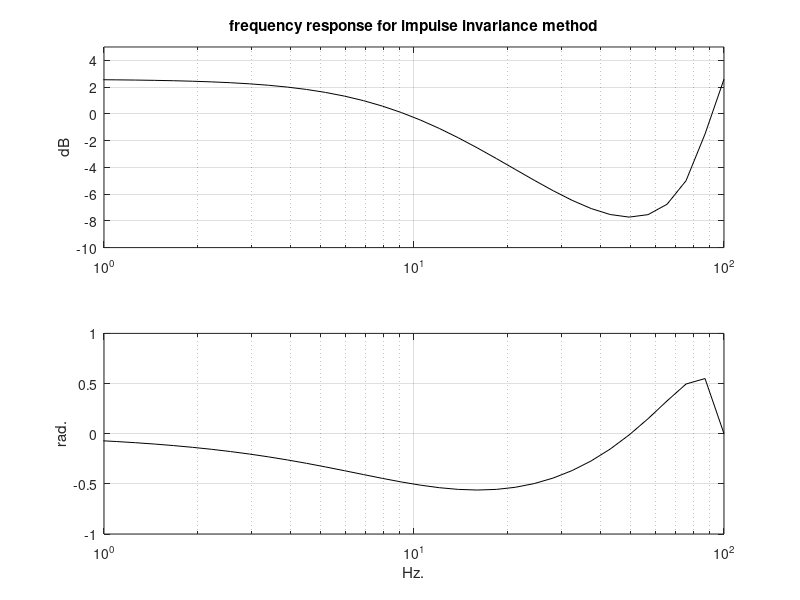

Write MATLAB code to recreate this figure.
% Invariant impulse transformation from analog filter to digital filter
%Analog filter (wc= 63rad/s = 10Hz.):
num=[63]; % transfer function numerator;
den=[1 63]; %transfer function denominator
%Digital filter
fs=100; %sampling frequency in Hz.
[numd,dend]= impinvar(num,den,fs); %invariant impulse transformation
f=logspace(-1,2); %logaritmic set of frequency values in Hz.
G=freqz(numd,dend,f,fs); %computes frequency response
AG=20*log10(abs(G)); %take decibels
FI=angle(G); %take phases (rad)
subplot(2,1,1); semilogx(f,AG,'k'); %plots decibels
grid;axis([1 100 -10 5]);
ylabel('dB'); title('frequency response for impulse invariance method')
subplot(2,1,2); semilogx(f,FI,'k'); %plots phases
grid; axis([1 100 -1 1]);
ylabel('rad.'); xlabel('Hz.')
